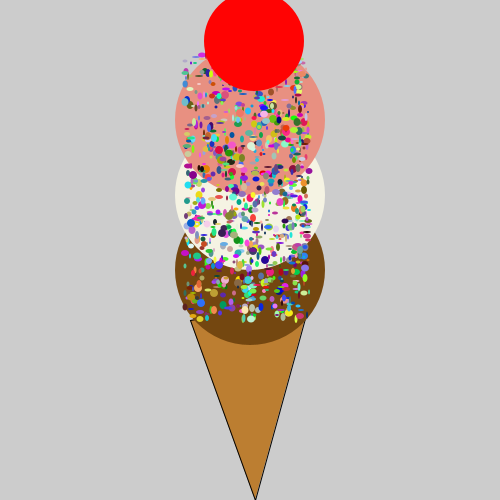
Frame 1 (no input)
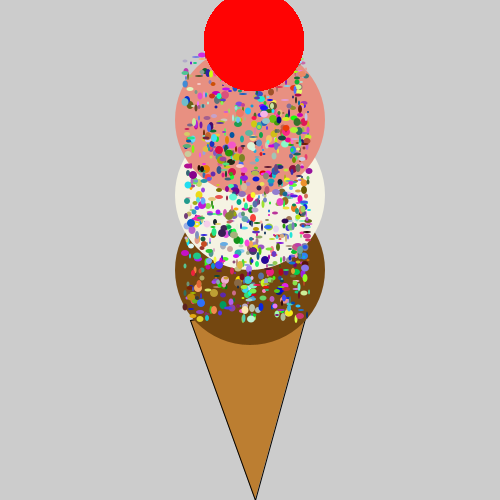
Frame 60 (the mouse pressed at the canvas centre just before this capture)
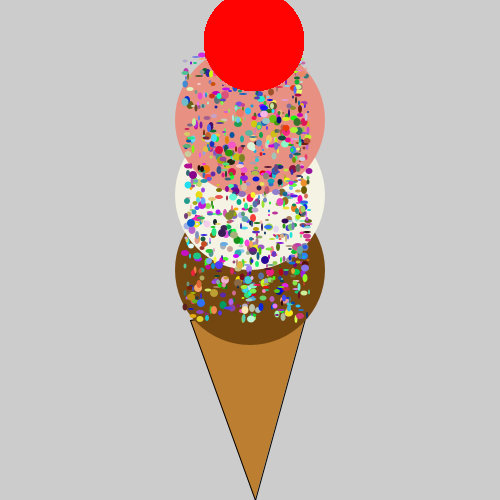
Frame 120 (the mouse held since frame 60 and released just before this capture)

The Processing sketch that drew these frames (run headless with seeded random() and noise(); from frame 60 on, the mouse is pressed at the canvas centre):

// Processing sketch: ice_cream_shop
// ── ice_cream_shop.pde
void setup(){
     size(500,500);
     //call the makeIceCreamCone() method below to make an ice cream cone
makeIceCreamCone();
  
     

     
     //use the addScoop method below to add as many scoops of ice cream as you want
addScoop("Chocolate");
addScoop("Vanilla");    
addScoop("Strawberry");    
    
     
     
     
     
     
     //Use the method to add sprinkles to your ice cream
addSprinkle(1000);
     
}

void draw(){
     
      if (mousePressed){
println ("x="+ mouseX + "y=" + mouseY);
      }
fill(#FF0303);
ellipse(254,41,100,100);

}
/******************************************************************/

//Icecream recipe
int SCOOPSIZE = 150;
int scoops = 0;
int coneY = 320;

//Don't Touch this method; Call it!!
void makeIceCreamCone(){
     //noStroke();
     fill(188,126,49);
     triangle(190,320,310,300,255,500);
}

//Don't touch this method; call it!!!
void addScoop(String flavor){
     noStroke();
     if(flavor.equalsIgnoreCase("chocolate")){
         fill(116,71,16);
     }
     else if(flavor.equalsIgnoreCase("Strawberry")){
         fill( 232 ,144,129);
     }
     else if(flavor.equalsIgnoreCase("Vanilla")){
         fill(245, 243, 227);
     } else{
         println("ERROR: We don't have the flavor "+ flavor); 
         return;
     }
     ellipse(width/2,coneY - 50 - (SCOOPSIZE*scoops)/2,SCOOPSIZE,SCOOPSIZE);
     scoops++;
}

//Don't Touch this method!!
void addSprinkle(int numberOfSprinkles){
    for(int i = 0; i < numberOfSprinkles; i++){
         fill(random(256),random(256),random(256));
         int minX = width/2-SCOOPSIZE/2 + 10;
         int maxX = SCOOPSIZE/3 +width/2 +10;
         int minY = coneY-((SCOOPSIZE)*scoops)/2-40;
         int maxY = coneY;
         int sprinkleAreaX = (int)random(minX, maxX);
         int sprinkleAreaY = (int)random(minY, maxY);
         int sprinkleWidth = (int)random(2,9);
         int sprinkleHeight = (int)random(2,9);
         ellipse(sprinkleAreaX,sprinkleAreaY,sprinkleHeight,sprinkleWidth);
     }
}
